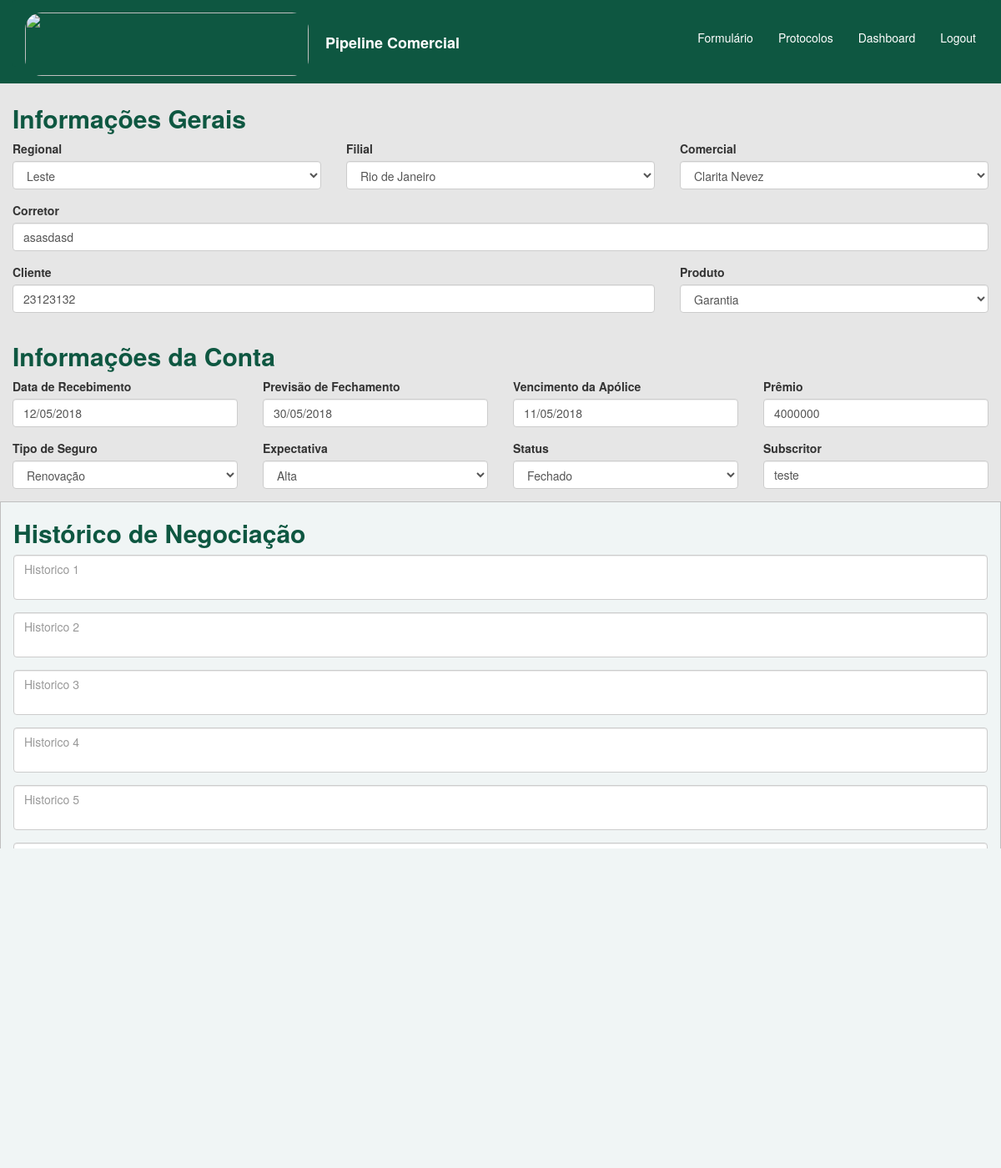
The app's page /home/1/ with its own data.
### home/models.py (models this page shows)
class Regional(models.Model):
    regional = models.CharField(max_length=200)
    def __str__(self):
        return self.regional

class Filial(models.Model):
    filial = models.CharField(max_length=200)
    def __str__(self):
        return self.filial

class Comercial(models.Model):
    comercial = models.CharField(max_length=200)
    def __str__(self):
        return self.comercial

class Protocolos(models.Model):
    created_at = models.DateField(auto_now_add=True)
    is_active = models.BooleanField(default=True)
    regional = models.ForeignKey(Regional, on_delete=models.CASCADE)
    filial = models.ForeignKey(Filial, on_delete=models.CASCADE)
    comercial = models.ForeignKey(Comercial, on_delete=models.CASCADE)
    corretor = models.CharField(max_length=250)
    primeira_cotacao = models.BooleanField()
    produto = models.ForeignKey(Produto, on_delete=models.CASCADE)
    cliente = models.CharField(max_length=250)
    premio = models.IntegerField()
    ultima_alteracao = models.DateField(auto_now=True)
    recebimento = models.DateField()
    vencimento = models.DateField()
    fechamento = models.DateField()
    tipo_de_seguro = models.ForeignKey(TipodeSeguro, on_delete=models.CASCADE)
    expectativa = models.ForeignKey(Expectativa, on_delete=models.CASCADE)
    status = models.ForeignKey(Status, on_delete=models.CASCADE)
    subscritor = models.CharField(max_length=250)
    motivo_perda = models.ForeignKey(MotivoPerda, on_delete=models.CASCADE, null=True, blank=True)
    congenere = models.ForeignKey(Congenere, on_delete=models.CASCADE, null=True, blank=True)
    comentario_perda = models.CharField(max_length=250, null=True, blank=True)
    detalhe_de_perdas = models.CharField(max_length=400, null=True, blank=True)
    historico_1 = models.CharField(max_length=4000, null=True, blank=True)
    historico_2 = models.CharField(max_length=4000, null=True, blank=True)
    historico_3 = models.CharField(max_length=4000, null=True, blank=True)
    historico_4 = models.CharField(max_length=4000, null=True, blank=True)
    historico_5 = models.CharField(max_length=4000, null=True, blank=True)
    historico_6 = models.CharField(max_length=4000, null=True, blank=True)
    historico_7 = models.CharField(max_length=4000, null=True, blank=True)
    historico_8 = models.CharField(max_length=4000, null=True, blank=True)
    historico_9 = models.CharField(max_length=4000, null=True, blank=True)
    historico_10 = models.CharField(max_length=4000, null=True, blank=True)

class Produto(models.Model):
    produto = models.CharField(max_length=200)
    def __str__(self):
        return self.produto

class Expectativa(models.Model):
    expectativa = models.CharField(max_length=200)
    def __str__(self):
        return self.expectativa

class Status(models.Model):
    status = models.CharField(max_length=200)
    def __str__(self):
        return self.status

### home/views.py (the view)
# urls.py: url(r'^(?P<pk>\d+)/$', views.consulta, name='consulta'),
def consulta(request, pk):
    protocolo = Protocolos.objects.get(pk=pk)
    form = PipelineComercial(initial={
        'regional': protocolo.regional,
        'filial': protocolo.filial,
        'comercial': protocolo.comercial,
        'corretor': protocolo.corretor,
        'cliente': protocolo.cliente,
        'produto': protocolo.produto,
        'recebimento': protocolo.recebimento.strftime('%d/%m/%Y'),
        'fechamento': protocolo.fechamento.strftime('%d/%m/%Y'),
        'vencimento': protocolo.vencimento.strftime('%d/%m/%Y'),
        'premio': protocolo.premio,
        'tipo_de_seguro': protocolo.tipo_de_seguro,
        'expectativa': protocolo.expectativa,
        'status': protocolo.status,
        'subscritor': protocolo.subscritor,
        'historico_1': protocolo.historico_1,
        'historico_2': protocolo.historico_2,
        'historico_3': protocolo.historico_3,
        'historico_4': protocolo.historico_4,
        'historico_5': protocolo.historico_5,
        'historico_6': protocolo.historico_6,
        'historico_7': protocolo.historico_7,
        'historico_8': protocolo.historico_8,
        'historico_9': protocolo.historico_9,
        'historico_10': protocolo.historico_10,
        })
    return render(request, 'home/home_base.html', {'form': form})

### home/models.py (called while the page is built)
    def __str__(self):
        return self.tipo

    def __str__(self):
        return self.motivo

    def __str__(self):
        return self.congenere

### templates/home/home_base.html (shortened to what this page needs)
<!DOCTYPE html>
    <html lang="pt">
        {% block content %}
        <head>
            <link rel="stylesheet" href="https://maxcdn.bootstrapcdn.com/bootstrap/3.3.7/css/bootstrap.css">
            <link rel="stylesheet" href="https://cdnjs.cloudflare.com/ajax/libs/bootstrap-datepicker/1.4.1/css/bootstrap-datepicker3.css"/>
        </head>
        <body>
            <div class="container-fluid" style="background-color: #0e5741">
                <nav class="navbar navbar-default" style="background-color: #0e5741;border-color: #0e5741; border-width: 0px">
                    <div class="container-fluid">
                        {% load static %}
                        <a class="navbar-brand" href="{% url 'home' %}" style="text-decoration: none"><img src="https://www.berkley.com.br/Institucional/img/logo.png" style="display: inline-block;border-radius: 20px" alt="" width="340" height="76"><strong style="color: #ffffff"><p style="display: inline-block;  margin-left:20px">Pipeline Comercial</p></strong></a
                        <div id="navbar" class="navbar-collapse collapse" aria-expanded="false" style="border-width: 0px";>
                            <ul class="nav navbar-nav navbar-right" style="padding-top: 10px">
                                <li class="active">
                                    <a href="{% url 'home' %}" style="background-color: #0e5741"><p style="padding-top: 10px; color: #ffffff">Formulário</p></a>
                                <li class="active">
                                    <a href="{% url 'protocolos' %}" style="background-color: #0e5741"><p style="padding-top: 10px; color: #ffffff">Protocolos</p></a>
                                <li class="active">
                                    <a href="{% url 'dashboard' %}" style="background-color: #0e5741"><p style="padding-top: 10px; color: #ffffff">Dashboard</p></a>
                                <li class="active">
                                    <a href="{% url 'logout' %}" style="background-color: #0e5741"><p style="padding-top: 10px; color: #ffffff">Logout</p></a>
                                </li>
                            </ul>
                        </div>
                    </div>
                    {% include 'home/includes/home_include_form.html' %}
        </body>
        {% endblock %}
    </html>

### templates/home/includes/home_include_form.html (shortened to what this page needs)
{% block content %}
<div class="row">
    <form id="insert" method="post" action={% url 'home' %}>
        <div class="col-sm-12" style="padding-top: 5px; padding-bottom: 10px; background-color: #e6e6e6">
            <div class="col-sm-12" style="background-color: #e6e6e6">
                <h2 class="display-1" style="color: #0e5741"> <strong>Informações Gerais</strong> </h2>
                <div class="row">
                    <div class="col-sm-4">
                        <div class="form-group">
                            <label for="">Regional</label>
                            <div>
                                {{ form.regional }}
                            </div>
                        </div>
                    </div>
                    <div class="col-sm-4">
                        <div class="form-group">
                            <label for="">Filial</label>
                            <div>
                                {{ form.filial }}
                            </div>
                        </div>
                    </div>
                    <div class="col-sm-4">
                        <div class="form-group">
                            <label for="">Comercial</label>
                            <div>
                                {{ form.comercial }}
                            </div>
                        </div>
                    </div>
                    <div class="col-sm-12">
                        <div class="form-group">
                            <label for="">Corretor</label>
                            <div>
                                {{ form.corretor }}
                            </div>
                        </div>
                    </div>
                    <div class="col-sm-8">
                        <div class="form-group">
                            <label for="">Cliente</label>
                            <div>
                                {{ form.cliente }}
                            </div>
                        </div>
                    </div>
                    <div class="col-sm-4">
                        <div class="form-group">
                            <label for="">Produto</label>
                            <div>
                                {{ form.produto }}
                            </div>
                        </div>
                    </div>
                </div>
            </div>
            <div class="col-sm-12" style="background-color: #e6e6e6">
                <h2 class="display-1" style="color: #0e5741"> <strong>Informações da Conta</strong> </h2>
                <div class="row">
                    <div class="col-sm-3">
                        <div class="form-group">
                            <label for="">Data de Recebimento</label>
                            <div>
                                {{ form.recebimento }}
                            </div>
                        </div>
                    </div>
                    <div class="col-sm-3">
                        <div class="form-group">
                            <label for="">Previsão de Fechamento</label>
                            <div>
                                {{ form.fechamento }}
                            </div>
                        </div>
                    </div>
                    <div class="col-sm-3">
                        <div class="form-group">
                            <label for="">Vencimento da Apólice</label>
                            <div>
                                {{ form.vencimento }}
                            </div>
                        </div>
                    </div>
                    <div class="col-sm-3">
                        <div class="form-group">
                            <label for="">Prêmio</label>
                            <div>
                                {{ form.premio }}
                            </div>
                        </div>
                    </div>
                    <div class="col-sm-3">
                        <div class="form-group">
                            <label for="">Tipo de Seguro</label>
                            <div>
                                {{ form.tipo_de_seguro }}
                            </div>
                        </div>
                    </div>
                    <div class="col-sm-3">
                        <div class="form-group">
                            <label for="">Expectativa</label>
                            <div>
                                {{ form.expectativa }}
                            </div>
                        </div>
                    </div>
                    <div class="col-sm-3">
                        <div class="form-group">
                            <label for="">Status</label>
                            <div>
                                {{ form.status }}
                            </div>
                        </div>
                    </div>
                    <div class="col-sm-3">
                        <div class="form-group">
                            <label for="">Subscritor</label>
                            <div>
                                {{ form.subscritor }}
                            </div>
                        </div>
                    </div>
                </div>
            </div>
            <div class="col-sm-12" style="background-color: #f0f5f5; border: 1px solid#bfbfbf ">
                <h2 class="display-1" style="color: #0e5741;"> <strong>Histórico de Negociação</strong> </h2>
                    <div class="row">
                        <div class="col-sm-12">
                            <div class="form-group">
                                {{ form.historico_1 }}
                            </div>
                        </div>
                        <div class="col-sm-12">
                            <div class="form-group">
                                {{ form.historico_2 }}
                            </div>
                        </div>
                        <div class="col-sm-12">
                            <div class="form-group">
                                {{ form.historico_3 }}
                            </div>
                        </div>
                        <div class="col-sm-12">
                            <div class="form-group">
                                {{ form.historico_4 }}
                            </div>
                        </div><div class="col-sm-12">
                            <div class="form-group">
                                {{ form.historico_5 }}
                            </div>
                        </div>
                        <div class="col-sm-12">
                            <div class="form-group">
                                {{ form.historico_6 }}
                            </div>
                        </div>
                        <div class="col-sm-12">
                            <div class="form-group">
                                {{ form.historico_7 }}
                            </div>
                        </div>
                        <div class="col-sm-12">
                            <div class="form-group">
                                {{ form.historico_8 }}
                            </div>
                        </div>
                        <div class="col-sm-12">
                            <div class="form-group">
                                {{ form.historico_9 }}
                            </div>
                        </div>
                        <div class="col-sm-12">
                            <div class="form-group">
                                {{ form.historico_10 }}
                            </div>
                        </div>
                    </div>
                </div>
            </div>
            <div class="row">
                <div class="col-sm-12">
                    <input type="submit" name="salvar" style="background-color: #ff9900;" class="btn btn-outline-secondary btn-block" value="Salvar"/>
                </div>
            </div>
        </div>
{% endblock %}

### records on screen
Regional: regional "Leste"
Filial: filial "Rio de Janeiro"
Comercial: comercial "Clarita Nevez"
Protocolos: corretor "asasdasd", cliente "23123132", recebimento "12/05/2018", fechamento "30/05/2018", vencimento "11/05/2018", premio "4000000", tipo_de_seguro "Renovação", subscritor "teste"
Produto: produto "Garantia"
Expectativa: expectativa "Alta"
Status: status "Fechado"
